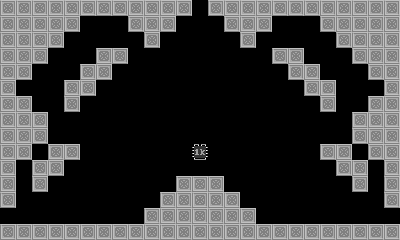

Below is a game level as drawn by its tile map, then a one-line description and the .tmx file that defines it, in full:
An orthogonal 25x15 tile map with 16x16 px tiles, 1 tile layer (Tile Layer 1).

<map version="1.0" orientation="orthogonal" renderorder="right-down" width="25" height="15" tilewidth="16" tileheight="16" nextobjectid="1">
 <tileset firstgid="1" name="base" tilewidth="16" tileheight="16" spacing="1" tilecount="7">
  <image source="../graphics/tile.png" width="119" height="16" />
 </tileset>
 <layer name="Tile Layer 1" width="25" height="15">
  <data>
   <tile gid="1" />
   <tile gid="1" />
   <tile gid="1" />
   <tile gid="1" />
   <tile gid="1" />
   <tile gid="1" />
   <tile gid="1" />
   <tile gid="1" />
   <tile gid="1" />
   <tile gid="1" />
   <tile gid="1" />
   <tile gid="1" />
   <tile gid="0" />
   <tile gid="1" />
   <tile gid="1" />
   <tile gid="1" />
   <tile gid="1" />
   <tile gid="1" />
   <tile gid="1" />
   <tile gid="1" />
   <tile gid="1" />
   <tile gid="1" />
   <tile gid="1" />
   <tile gid="1" />
   <tile gid="1" />
   <tile gid="1" />
   <tile gid="1" />
   <tile gid="1" />
   <tile gid="1" />
   <tile gid="1" />
   <tile gid="0" />
   <tile gid="0" />
   <tile gid="0" />
   <tile gid="1" />
   <tile gid="1" />
   <tile gid="1" />
   <tile gid="0" />
   <tile gid="0" />
   <tile gid="0" />
   <tile gid="1" />
   <tile gid="1" />
   <tile gid="1" />
   <tile gid="0" />
   <tile gid="0" />
   <tile gid="0" />
   <tile gid="1" />
   <tile gid="1" />
   <tile gid="1" />
   <tile gid="1" />
   <tile gid="1" />
   <tile gid="1" />
   <tile gid="1" />
   <tile gid="1" />
   <tile gid="1" />
   <tile gid="0" />
   <tile gid="0" />
   <tile gid="0" />
   <tile gid="0" />
   <tile gid="0" />
   <tile gid="1" />
   <tile gid="0" />
   <tile gid="0" />
   <tile gid="0" />
   <tile gid="0" />
   <tile gid="0" />
   <tile gid="1" />
   <tile gid="0" />
   <tile gid="0" />
   <tile gid="0" />
   <tile gid="0" />
   <tile gid="0" />
   <tile gid="1" />
   <tile gid="1" />
   <tile gid="1" />
   <tile gid="1" />
   <tile gid="1" />
   <tile gid="1" />
   <tile gid="1" />
   <tile gid="0" />
   <tile gid="0" />
   <tile gid="0" />
   <tile gid="1" />
   <tile gid="1" />
   <tile gid="0" />
   <tile gid="0" />
   <tile gid="0" />
   <tile gid="0" />
   <tile gid="0" />
   <tile gid="0" />
   <tile gid="0" />
   <tile gid="0" />
   <tile gid="0" />
   <tile gid="1" />
   <tile gid="1" />
   <tile gid="0" />
   <tile gid="0" />
   <tile gid="0" />
   <tile gid="1" />
   <tile gid="1" />
   <tile gid="1" />
   <tile gid="1" />
   <tile gid="1" />
   <tile gid="0" />
   <tile gid="0" />
   <tile gid="0" />
   <tile gid="1" />
   <tile gid="1" />
   <tile gid="0" />
   <tile gid="0" />
   <tile gid="0" />
   <tile gid="0" />
   <tile gid="0" />
   <tile gid="0" />
   <tile gid="0" />
   <tile gid="0" />
   <tile gid="0" />
   <tile gid="0" />
   <tile gid="0" />
   <tile gid="1" />
   <tile gid="1" />
   <tile gid="0" />
   <tile gid="0" />
   <tile gid="0" />
   <tile gid="1" />
   <tile gid="1" />
   <tile gid="1" />
   <tile gid="0" />
   <tile gid="0" />
   <tile gid="0" />
   <tile gid="1" />
   <tile gid="1" />
   <tile gid="0" />
   <tile gid="0" />
   <tile gid="0" />
   <tile gid="0" />
   <tile gid="0" />
   <tile gid="0" />
   <tile gid="0" />
   <tile gid="0" />
   <tile gid="0" />
   <tile gid="0" />
   <tile gid="0" />
   <tile gid="0" />
   <tile gid="0" />
   <tile gid="1" />
   <tile gid="1" />
   <tile gid="0" />
   <tile gid="0" />
   <tile gid="0" />
   <tile gid="1" />
   <tile gid="1" />
   <tile gid="1" />
   <tile gid="0" />
   <tile gid="0" />
   <tile gid="1" />
   <tile gid="0" />
   <tile gid="0" />
   <tile gid="0" />
   <tile gid="0" />
   <tile gid="0" />
   <tile gid="0" />
   <tile gid="0" />
   <tile gid="0" />
   <tile gid="0" />
   <tile gid="0" />
   <tile gid="0" />
   <tile gid="0" />
   <tile gid="0" />
   <tile gid="0" />
   <tile gid="0" />
   <tile gid="1" />
   <tile gid="0" />
   <tile gid="0" />
   <tile gid="1" />
   <tile gid="1" />
   <tile gid="1" />
   <tile gid="1" />
   <tile gid="1" />
   <tile gid="0" />
   <tile gid="0" />
   <tile gid="0" />
   <tile gid="0" />
   <tile gid="0" />
   <tile gid="0" />
   <tile gid="0" />
   <tile gid="0" />
   <tile gid="0" />
   <tile gid="0" />
   <tile gid="0" />
   <tile gid="0" />
   <tile gid="0" />
   <tile gid="0" />
   <tile gid="0" />
   <tile gid="0" />
   <tile gid="0" />
   <tile gid="0" />
   <tile gid="0" />
   <tile gid="1" />
   <tile gid="1" />
   <tile gid="1" />
   <tile gid="1" />
   <tile gid="1" />
   <tile gid="1" />
   <tile gid="0" />
   <tile gid="0" />
   <tile gid="0" />
   <tile gid="0" />
   <tile gid="0" />
   <tile gid="0" />
   <tile gid="0" />
   <tile gid="0" />
   <tile gid="0" />
   <tile gid="0" />
   <tile gid="0" />
   <tile gid="0" />
   <tile gid="0" />
   <tile gid="0" />
   <tile gid="0" />
   <tile gid="0" />
   <tile gid="0" />
   <tile gid="0" />
   <tile gid="0" />
   <tile gid="1" />
   <tile gid="1" />
   <tile gid="1" />
   <tile gid="1" />
   <tile gid="1" />
   <tile gid="0" />
   <tile gid="1" />
   <tile gid="1" />
   <tile gid="0" />
   <tile gid="0" />
   <tile gid="0" />
   <tile gid="0" />
   <tile gid="0" />
   <tile gid="0" />
   <tile gid="0" />
   <tile gid="7" />
   <tile gid="0" />
   <tile gid="0" />
   <tile gid="0" />
   <tile gid="0" />
   <tile gid="0" />
   <tile gid="0" />
   <tile gid="0" />
   <tile gid="1" />
   <tile gid="1" />
   <tile gid="0" />
   <tile gid="1" />
   <tile gid="1" />
   <tile gid="1" />
   <tile gid="0" />
   <tile gid="1" />
   <tile gid="1" />
   <tile gid="0" />
   <tile gid="0" />
   <tile gid="0" />
   <tile gid="0" />
   <tile gid="0" />
   <tile gid="0" />
   <tile gid="0" />
   <tile gid="0" />
   <tile gid="0" />
   <tile gid="0" />
   <tile gid="0" />
   <tile gid="0" />
   <tile gid="0" />
   <tile gid="0" />
   <tile gid="0" />
   <tile gid="0" />
   <tile gid="0" />
   <tile gid="1" />
   <tile gid="1" />
   <tile gid="0" />
   <tile gid="1" />
   <tile gid="1" />
   <tile gid="0" />
   <tile gid="1" />
   <tile gid="0" />
   <tile gid="0" />
   <tile gid="0" />
   <tile gid="0" />
   <tile gid="0" />
   <tile gid="0" />
   <tile gid="0" />
   <tile gid="0" />
   <tile gid="1" />
   <tile gid="1" />
   <tile gid="1" />
   <tile gid="0" />
   <tile gid="0" />
   <tile gid="0" />
   <tile gid="0" />
   <tile gid="0" />
   <tile gid="0" />
   <tile gid="0" />
   <tile gid="0" />
   <tile gid="1" />
   <tile gid="0" />
   <tile gid="1" />
   <tile gid="1" />
   <tile gid="0" />
   <tile gid="0" />
   <tile gid="0" />
   <tile gid="0" />
   <tile gid="0" />
   <tile gid="0" />
   <tile gid="0" />
   <tile gid="0" />
   <tile gid="0" />
   <tile gid="1" />
   <tile gid="1" />
   <tile gid="1" />
   <tile gid="1" />
   <tile gid="1" />
   <tile gid="0" />
   <tile gid="0" />
   <tile gid="0" />
   <tile gid="0" />
   <tile gid="0" />
   <tile gid="0" />
   <tile gid="0" />
   <tile gid="0" />
   <tile gid="0" />
   <tile gid="1" />
   <tile gid="0" />
   <tile gid="0" />
   <tile gid="0" />
   <tile gid="0" />
   <tile gid="0" />
   <tile gid="0" />
   <tile gid="0" />
   <tile gid="0" />
   <tile gid="0" />
   <tile gid="1" />
   <tile gid="1" />
   <tile gid="1" />
   <tile gid="1" />
   <tile gid="1" />
   <tile gid="1" />
   <tile gid="1" />
   <tile gid="0" />
   <tile gid="0" />
   <tile gid="0" />
   <tile gid="0" />
   <tile gid="0" />
   <tile gid="0" />
   <tile gid="0" />
   <tile gid="0" />
   <tile gid="0" />
   <tile gid="1" />
   <tile gid="1" />
   <tile gid="1" />
   <tile gid="1" />
   <tile gid="1" />
   <tile gid="1" />
   <tile gid="1" />
   <tile gid="1" />
   <tile gid="1" />
   <tile gid="1" />
   <tile gid="1" />
   <tile gid="1" />
   <tile gid="1" />
   <tile gid="1" />
   <tile gid="1" />
   <tile gid="1" />
   <tile gid="1" />
   <tile gid="1" />
   <tile gid="1" />
   <tile gid="1" />
   <tile gid="1" />
   <tile gid="1" />
   <tile gid="1" />
   <tile gid="1" />
   <tile gid="1" />
  </data>
 </layer>
</map>
